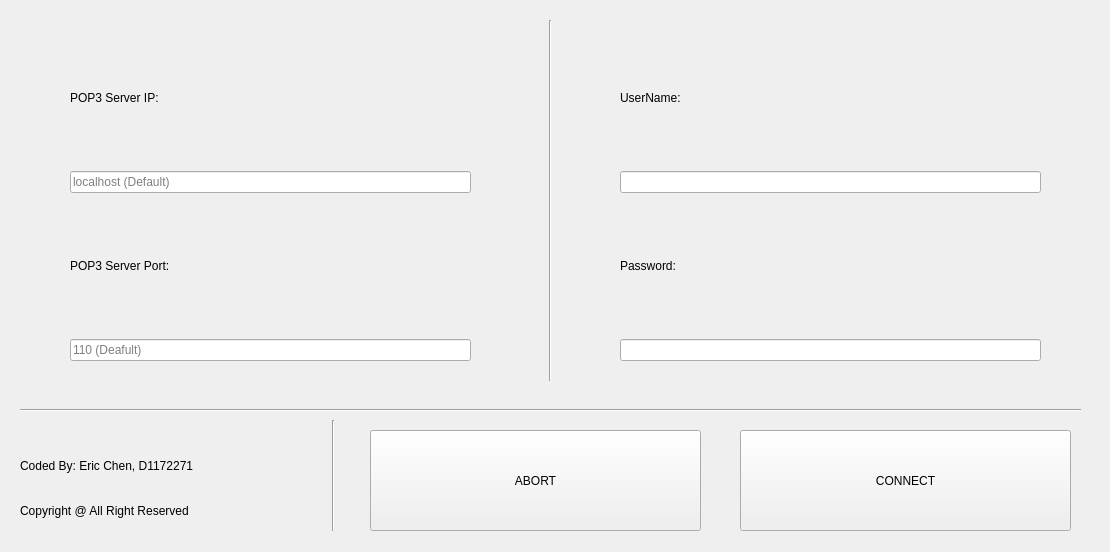
<?xml version="1.0" encoding="UTF-8"?>
<ui version="4.0">
 <class>Form</class>
 <widget class="QWidget" name="Form">
  <property name="geometry">
   <rect>
    <x>0</x>
    <y>0</y>
    <width>1110</width>
    <height>552</height>
   </rect>
  </property>
  <property name="windowTitle">
   <string>Form</string>
  </property>
  <widget class="Line" name="line">
   <property name="geometry">
    <rect>
     <x>540</x>
     <y>20</y>
     <width>20</width>
     <height>361</height>
    </rect>
   </property>
   <property name="orientation">
    <enum>Qt::Vertical</enum>
   </property>
  </widget>
  <widget class="QWidget" name="verticalLayoutWidget">
   <property name="geometry">
    <rect>
     <x>620</x>
     <y>30</y>
     <width>421</width>
     <height>331</height>
    </rect>
   </property>
   <layout class="QVBoxLayout" name="verticalLayout">
    <item>
     <widget class="QLabel" name="label">
      <property name="styleSheet">
       <string notr="true">font: 700 20pt &quot;Cantarell&quot;;</string>
      </property>
      <property name="text">
       <string>UserName:</string>
      </property>
     </widget>
    </item>
    <item>
     <widget class="QLineEdit" name="UserName_Input">
      <property name="styleSheet">
       <string notr="true">font: 700 18pt &quot;Cantarell&quot;;</string>
      </property>
      <property name="text">
       <string/>
      </property>
     </widget>
    </item>
    <item>
     <widget class="QLabel" name="label_2">
      <property name="styleSheet">
       <string notr="true">font: 700 20pt &quot;Cantarell&quot;;</string>
      </property>
      <property name="text">
       <string>Password:</string>
      </property>
     </widget>
    </item>
    <item>
     <widget class="QLineEdit" name="Passwd_Input">
      <property name="styleSheet">
       <string notr="true">font: 700 18pt &quot;Cantarell&quot;;</string>
      </property>
      <property name="text">
       <string/>
      </property>
     </widget>
    </item>
   </layout>
  </widget>
  <widget class="Line" name="line_2">
   <property name="geometry">
    <rect>
     <x>20</x>
     <y>400</y>
     <width>1061</width>
     <height>21</height>
    </rect>
   </property>
   <property name="orientation">
    <enum>Qt::Horizontal</enum>
   </property>
  </widget>
  <widget class="QWidget" name="verticalLayoutWidget_2">
   <property name="geometry">
    <rect>
     <x>70</x>
     <y>30</y>
     <width>401</width>
     <height>331</height>
    </rect>
   </property>
   <layout class="QVBoxLayout" name="verticalLayout_2">
    <item>
     <widget class="QLabel" name="label_3">
      <property name="styleSheet">
       <string notr="true">font: 700 20pt &quot;Cantarell&quot;;</string>
      </property>
      <property name="text">
       <string>POP3 Server IP:</string>
      </property>
     </widget>
    </item>
    <item>
     <widget class="QLineEdit" name="ServerIP_Input">
      <property name="styleSheet">
       <string notr="true">font: 700 18pt &quot;Cantarell&quot;;</string>
      </property>
      <property name="text">
       <string/>
      </property>
      <property name="placeholderText">
       <string>localhost (Default)</string>
      </property>
     </widget>
    </item>
    <item>
     <widget class="QLabel" name="label_4">
      <property name="styleSheet">
       <string notr="true">font: 700 20pt &quot;Cantarell&quot;;</string>
      </property>
      <property name="text">
       <string>POP3 Server Port:</string>
      </property>
     </widget>
    </item>
    <item>
     <widget class="QLineEdit" name="ServerPort_Input">
      <property name="styleSheet">
       <string notr="true">font: 700 18pt &quot;Cantarell&quot;;</string>
      </property>
      <property name="text">
       <string/>
      </property>
      <property name="placeholderText">
       <string>110 (Deafult)</string>
      </property>
     </widget>
    </item>
   </layout>
  </widget>
  <widget class="QPushButton" name="Abort_Button">
   <property name="geometry">
    <rect>
     <x>370</x>
     <y>430</y>
     <width>331</width>
     <height>101</height>
    </rect>
   </property>
   <property name="styleSheet">
    <string notr="true">font: 700 italic 20pt &quot;Cantarell&quot;;</string>
   </property>
   <property name="text">
    <string>ABORT</string>
   </property>
  </widget>
  <widget class="QPushButton" name="Connect_Button">
   <property name="geometry">
    <rect>
     <x>740</x>
     <y>430</y>
     <width>331</width>
     <height>101</height>
    </rect>
   </property>
   <property name="styleSheet">
    <string notr="true">font: 700 italic 20pt &quot;Cantarell&quot;;</string>
   </property>
   <property name="text">
    <string>CONNECT</string>
   </property>
  </widget>
  <widget class="Line" name="line_3">
   <property name="geometry">
    <rect>
     <x>323</x>
     <y>420</y>
     <width>20</width>
     <height>111</height>
    </rect>
   </property>
   <property name="orientation">
    <enum>Qt::Vertical</enum>
   </property>
  </widget>
  <widget class="QLabel" name="label_5">
   <property name="geometry">
    <rect>
     <x>20</x>
     <y>450</y>
     <width>281</width>
     <height>31</height>
    </rect>
   </property>
   <property name="styleSheet">
    <string notr="true">font: 700 italic 15pt &quot;Cantarell&quot;;</string>
   </property>
   <property name="text">
    <string>Coded By: Eric Chen, D1172271</string>
   </property>
  </widget>
  <widget class="QLabel" name="label_6">
   <property name="geometry">
    <rect>
     <x>20</x>
     <y>500</y>
     <width>301</width>
     <height>21</height>
    </rect>
   </property>
   <property name="styleSheet">
    <string notr="true">font: 700 italic 15pt &quot;Cantarell&quot;;</string>
   </property>
   <property name="text">
    <string>Copyright @ All Right Reserved</string>
   </property>
  </widget>
 </widget>
 <resources/>
 <connections/>
</ui>
